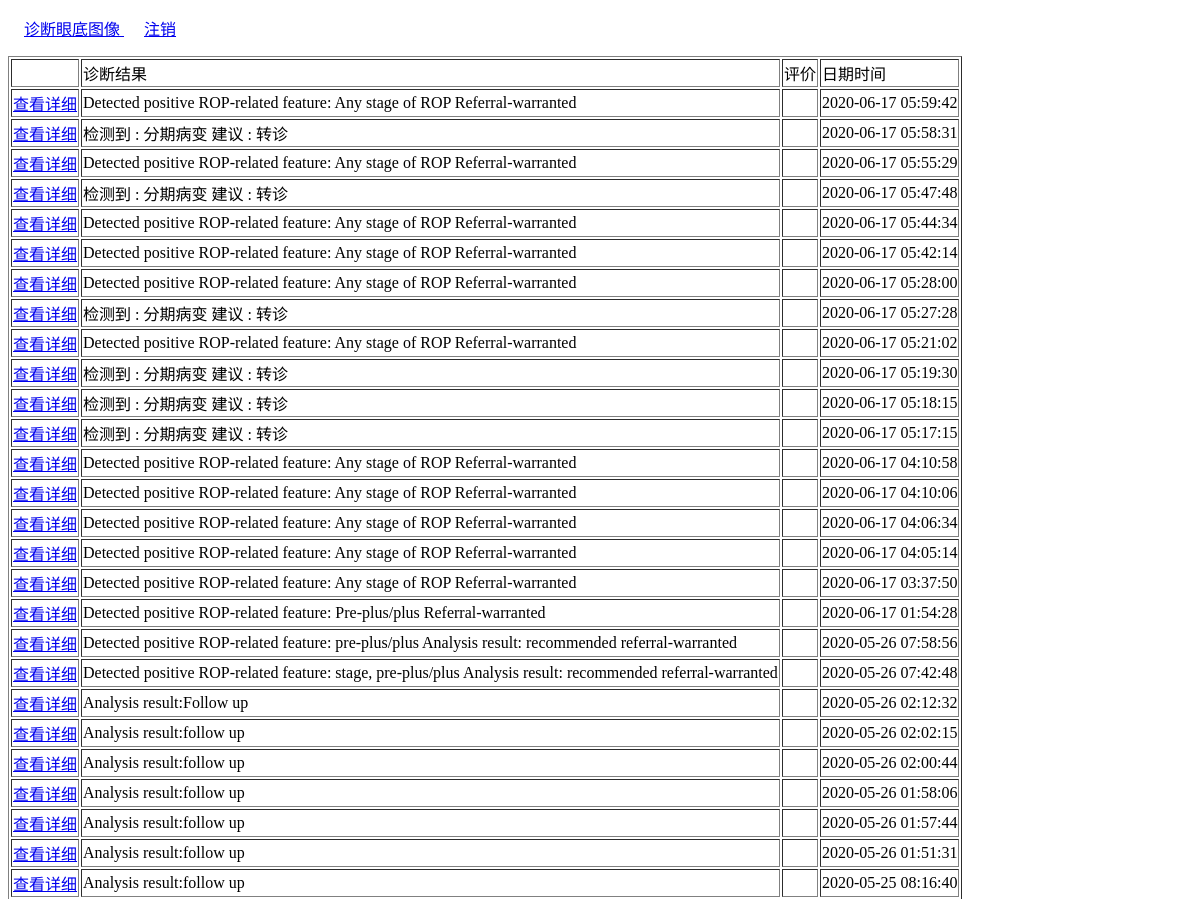
/view_diagnoses (signed in, upper part), run on an earlier commit of the app's database.
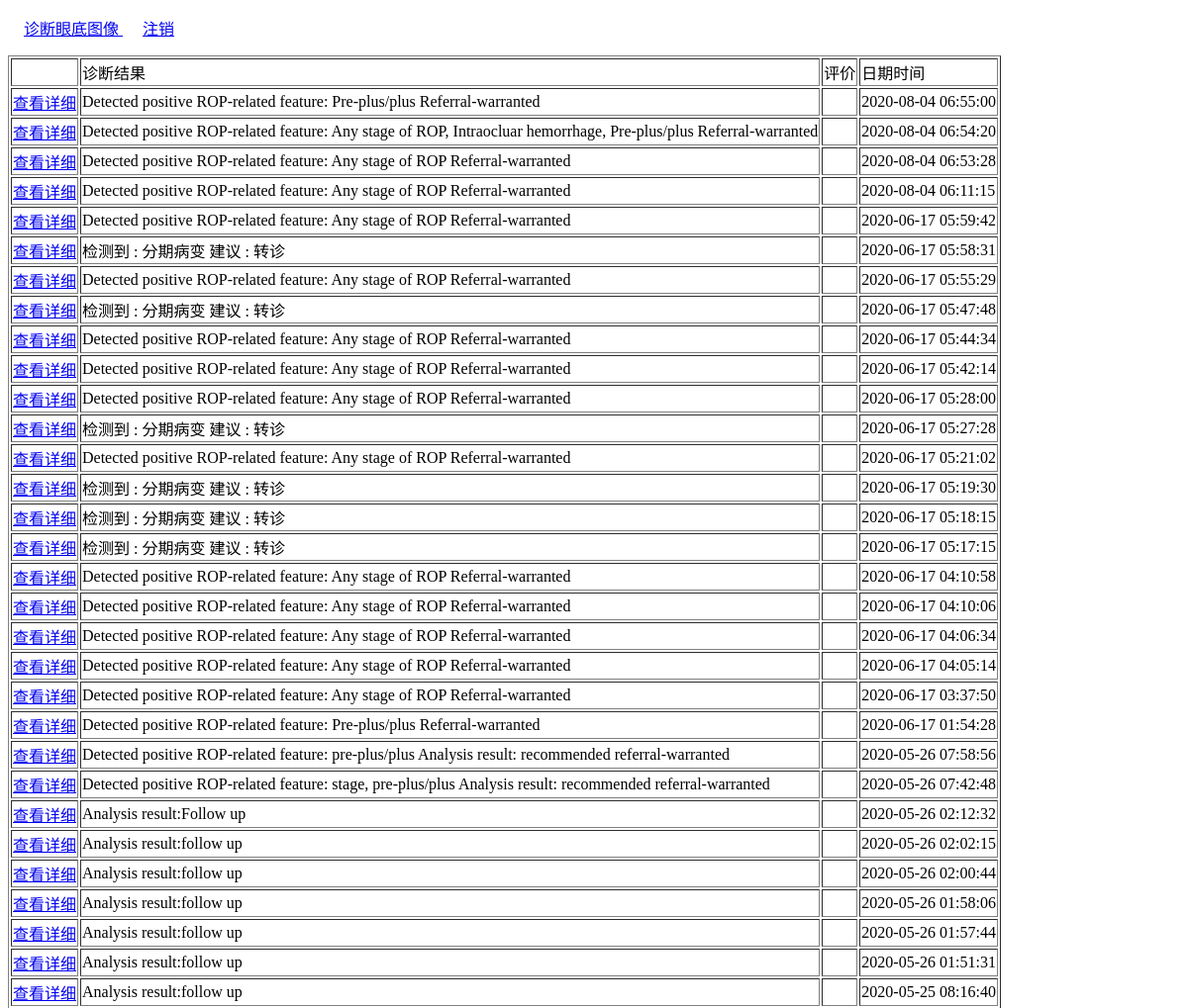
And on a later commit of the database.
### tables this page shows
CREATE TABLE "tb_diagnoses" (
	`ID`	INTEGER PRIMARY KEY AUTOINCREMENT,
	`IP`	TEXT,
	`image_uuid`	TEXT,
	`username`	TEXT,
	`diagnostic_results`	TEXT,
	`feedback_score`	INTEGER,
	`feedback_memo`	TEXT,
	`date_time`	datetime DEFAULT current_timestamp
);

### app.py (the view)
@app.route('/view_diagnoses')
def view_diagnose_list():
    if session.get('username', None) is None:
        return render_template('homepage.html')
    username = session.get('username')
    from my_module import db_helper
    results = db_helper.diagnose_list(username)
    result_list = []
    for row in results:
        temp_list = [row[0], row[1], row[2], row[3], row[4]]
        result_list.append(temp_list)
    lang = session.get('lang', 'en')
    if lang == 'en':
        file_view = 'view_diagnoses_list.html'
    else:
        file_view = 'view_diagnoses_list_cn.html'
    return render_template(file_view, result_list =result_list)

### my_module/db_helper.py (called while the page is built)
def get_db_conn():
    db_file = os.path.join(sys.path[0], 'database', 'rop.sqlite')
    conn = sqlite3.connect(db_file)
    return conn

def diagnose_list(username):
    db = get_db_conn()
    cursor = db.cursor()
    if DB_TYPE == 'mysql':
        sql = 'select image_uuid,diagnostic_results,feedback_score,feedback_memo, DATE_FORMAT(date_time, "%%Y-%%m-%%d %%k:%%i:%%s") from tb_diagnoses WHERE username=%s order by date_time DESC '
    if DB_TYPE == 'sqlite':
        sql = 'select image_uuid,diagnostic_results,feedback_score,feedback_memo, date_time from tb_diagnoses WHERE username=? order by date_time DESC '
    cursor.execute(sql, (username,))
    results = cursor.fetchall()
    db.close()
    return results

### templates/view_diagnoses_list_cn.html (shortened to what this page needs)
<!DOCTYPE html>
<html>
<head>
</head>
<body>
    <a href="/uploadimage">诊断眼底图像 </a>
    <a href="/logout">注销</a>
    <table border="1">
        <td></td>
        <td>诊断结果</td>
        <td>评价</td>
        <td>日期时间</td>
        {% for result1 in result_list %}
            <tr>
                <td><a href="/view_diagnoses_single?uuid={{result1.0}}">查看详细</a></td>
                <td>{{result1.1}}</td>
                <td>
                </td>
                <td>{{result1.4}}</td>
            </tr>
        {% endfor %}
    </table>
</body>
</html>

What changed in the data, as far as the page shows it:
added tb_diagnoses: diagnostic_results "Detected positive ROP-related feature: Pre-plus/plus Referral-warranted", date_time "2020-08-04 06:55:00"
added tb_diagnoses: diagnostic_results "Detected positive ROP-related feature: Any stage of ROP, Intraocluar hemorrhage, Pre-plus/plus Referral-warranted", date_time "2020-08-04 06:54:20"
added tb_diagnoses: diagnostic_results "Detected positive ROP-related feature: Any stage of ROP Referral-warranted", date_time "2020-08-04 06:53:28"
added tb_diagnoses: diagnostic_results "Detected positive ROP-related feature: Any stage of ROP Referral-warranted", date_time "2020-08-04 06:11:15"
